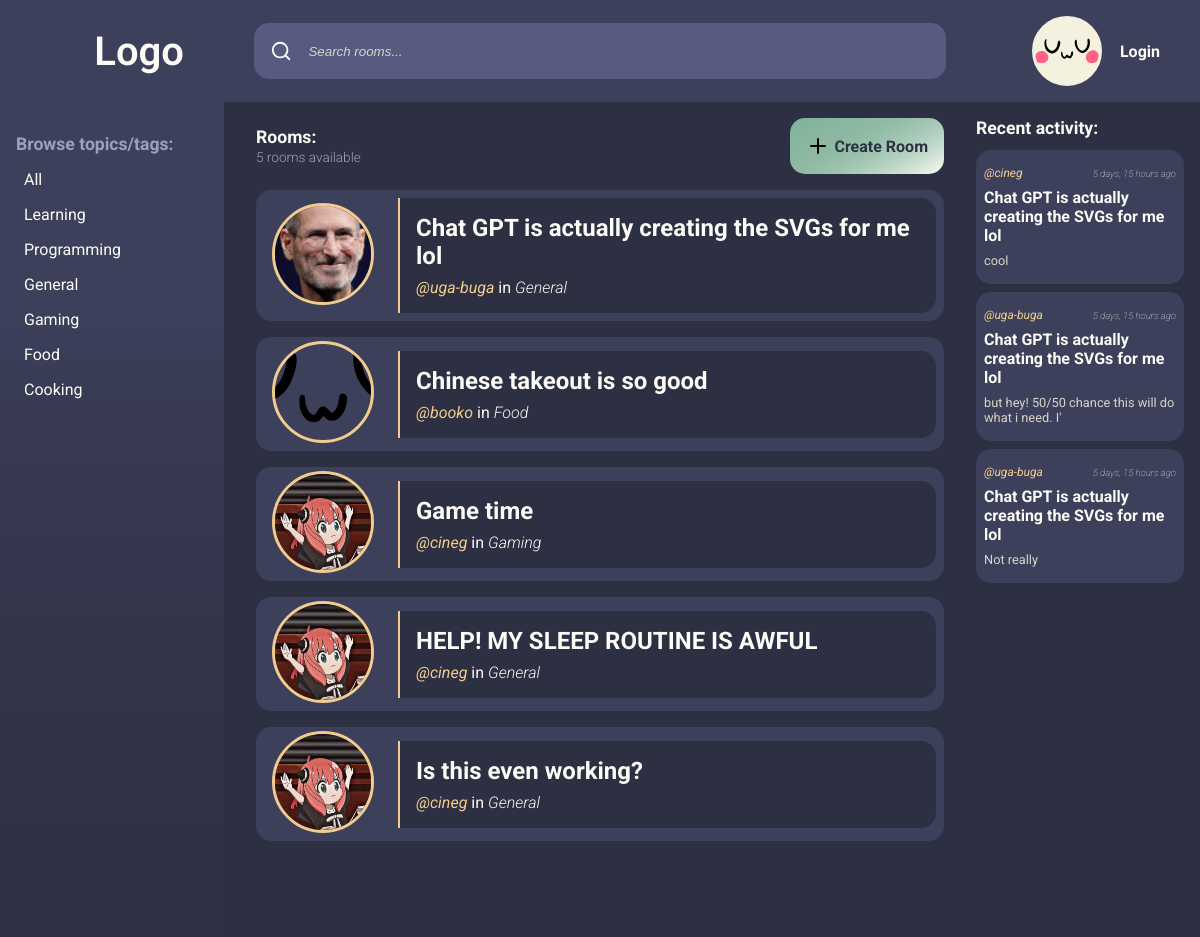
The page / on the database its author committed.
### base/models.py (models this page shows, shortened)
class Topic(models.Model):
    name = models.CharField(max_length=200)

class Room(models.Model):
    host = models.ForeignKey(User, on_delete=models.SET_NULL, null=True)
    topic = models.ForeignKey(Topic, on_delete=models.SET_NULL, null=True)
    name = models.CharField(max_length=200)
    description = models.TextField(null=True, blank=True)
    participants = models.ManyToManyField(User, related_name="participants", blank=True)
    updated = models.DateTimeField(auto_now=True)
    created = models.DateTimeField(auto_now_add=True)
    class Meta:
        ordering: list[str] = ["-updated", "-created"]

class Message(models.Model):
    user = models.ForeignKey(User, on_delete=models.CASCADE)
    room = models.ForeignKey(Room, on_delete=models.CASCADE)
    body = models.TextField()
    updated = models.DateTimeField(auto_now=True)
    created = models.DateTimeField(auto_now_add=True)
    class Meta:
        ordering: list[str] = ["-updated", "-created"]
    def __str__(self) -> str:
        return self.body[0:50]

### base/views.py (the view)
# urls.py: path("", views.home, name="home"),
def home(request: HttpRequest) -> HttpResponse:
    q: str | None = request.GET.get("q")
    if q == None:
        q = ""
    rooms = Room.objects.filter(
        Q(topic__name__icontains=q) | Q(name__icontains=q) | Q(description__icontains=q)
    )
    topics = Topic.objects.all()
    rooms_count: int = rooms.count()
    room_messages = Message.objects.filter(Q(room__topic__name__icontains=q))[0:3]
    if request.user.is_authenticated:
        logged_user_data = UserData.objects.get(user=request.user)
    else:
        logged_user_data = ""
    user_data_q = UserData.objects.filter(Q(user__room__topic__name__icontains=q))
    user_data: dict = {}
    for user in user_data_q:
        if user in user_data:
            continue
        user_data[user.user.username] = {
            "description": user.description,
            "avatar": user.avatar,
        }
    context: dict = {
        "rooms": rooms,
        "topics": topics,
        "rooms_count": rooms_count,
        "room_messages": room_messages,
        "user_data": user_data,
        "logged_user_data": logged_user_data,
    }
    return render(request, "base/home.html", context)

### base/template_tags/custom_tags.py (called while the page is built)
@register.filter
def get_item(dictionary, key):
    return dictionary[key]

### base/templates/base/home.html
{% extends "main.html" %}
{% block content %}
    <main class="home">
        {% include "base/topics_component.html" %}
        <section class="chatrooms">
            <div class="room-header">
                <div class="room-count">
                    <h3>Rooms:</h3>
                    <p>{{ rooms_count }} rooms available</p>
                </div>
                <a href="{% url 'create-room' %}" class="btn">
                    <svg xmlns="http://www.w3.org/2000/svg"
                         width="24"
                         height="24"
                         viewBox="0 0 24 24"
                         fill="none"
                         stroke="#000000"
                         stroke-width="2"
                         stroke-linecap="round"
                         stroke-linejoin="round">
                        <line x1="12" y1="5" x2="12" y2="19" />
                        <line x1="5" y1="12" x2="19" y2="12" />
                    </svg>
                    <span>Create Room</span>
                </a>
            </div>
            {% include "base/feed_component.html" %}
        </section>
        {% include "base/activity_component.html" %}
    </main>
{% endblock content %}

### base/templates/base/topics_component.html
<nav class="topics">
    <h3>Browse topics/tags:</h3>
    <div class="topic">
        <a href={% url "home" %}>All</a>
    </div>
    {% for topic in topics %}
        <div class="topic">
            <a href={% url "home" %}?q={{ topic.name }}> {{ topic.name }} </a>
        </div>
    {% endfor %}
</nav>

### base/templates/base/feed_component.html (shortened to what this page needs)
{% load static %}
{% load custom_tags %}
<article class="rooms-container">
    {% for room in rooms %}
        <div class="room-wrap">
            <div class="avatar">
                <a href="{% url "user-profile" room.host.username %}">
                    {% if user_data|get_item:room.host.username|get_item:"avatar" == "" %}
                        <img src="{% static "images/default_head.svg" %}" class="img img-medium" />
                    {% else %}
                        <img src="{% static "images/" %}{{ user_data|get_item:room.host.username|get_item:"avatar" }}" class="img img-medium" />
                    {% endif %}
                </a>
            </div>
            <div class="room">
                <a href="{% url 'room' room.id %}" class="room-name">{{ room.name }}</a>
                <div class="room-details">
                    <div>
                        <a href="{% url "user-profile" room.host.username %}"
                           class="user-handle">@{{ room.host.username }}</a>
                        <p>
                            in <span class="room-topic">{{ room.topic.name }}</span>
                        </p>
                    </div>
                </div>
            </div>
        </div>
    {% endfor %}
</article>

### base/templates/base/activity_component.html (shortened to what this page needs)
<section class="feed">
<h3>Recent activity:</h3>
{% for message in room_messages %}
    <article class="activity-container">
        <div class="activity-message-data">
            <a href="{% url "user-profile" message.user %}" class="user-handle">@{{ message.user }}</a>
            <p class="time-ago">{{ message.updated|timesince }} ago</p>
        </div>
        <div class="activity-message-feed">
            <a href="{% url "room" message.room.id %}"
               class="room-name room-name-activity">{{ message.room.name }}</a>
            <p class="room-message">{{ message }}</p>
        </div>
    </article>
{% endfor %}
</section>

### static/styles/style.css (style rules this page uses)
:root { --color-main-light: #fcfbf6; --color-main: #f4f1de; --color-main-dark: #d7d5c8; --color-bg-medium: #3d405b; --color-bg-light: #575b80; --color-bg-text: #9ea0bb; --color-bg-dark: #2d2f42; --color-success: #81b29a; --color-error: #e07a5f; --color-accent: #f2cc8f; --border-radius: 15px; }
a, button, p { all: unset; }
.btn, a { transition: 0.2s ease-in-out; justify-content: center; }
h3 { font-size: 1.1rem; font-weight: 700; padding: 0; margin: 0; margin-bottom: 0.5rem; }
body { font-family: "Roboto", sans-serif; margin: 0; background-color: var(--color-bg-dark); color: var(--color-main-light); font-size: 12pt; height: 100vh; }
main { display: grid; grid-template-columns: 1fr 3fr 1fr; }
nav { padding: 2rem 1rem; background: linear-gradient(180deg, #3d405b, 0%, #3d405b, 50%, #2d2f42); height: 100%; border-bottom-left-radius: var(--border-radius); border-bottom-right-radius: var(--border-radius); margin-right: 1rem; }
nav h3 { color: var(--color-bg-text); }
nav .topic { padding: 0.5rem; }
section, aside { padding: 1rem; display: flex; flex-direction: column; }
.btn, a.btn { color: var(--color-bg-dark); padding: 1rem; font-weight: 700; background: linear-gradient( 150deg, var(--color-success), 75%, var(--color-main-light) ); border-radius: var(--border-radius); display: flex; flex-direction: row; align-items: center; }
a.btn svg { margin-right: 0.25rem; }
.room-header { display: flex; justify-content: space-between; align-items: center; }
.room-header h3 { margin-bottom: 0; }
.room-header p { font-weight: 300; font-size: 0.85rem; color: var(--color-bg-text); }
.room-wrap { display: flex; flex-direction: row; background-color: var(--color-bg-medium); border-radius: var(--border-radius); align-items: center; margin: 1rem 0; }
.room-wrap .avatar { width: 8rem; display: flex; align-items: center; justify-content: center; margin: 0.25rem 1rem; }
.room { margin: 0.5rem; background-color: var(--color-bg-dark); border-left: 2px solid var(--color-accent); border-top-right-radius: var(--border-radius); border-bottom-right-radius: var(--border-radius); padding: 0.5rem 1rem; display: flex; flex-direction: column; width: -webkit-fill-available; }
.room-name { padding: 0.5rem 0; font-weight: 700; font-size: 1.5rem; }
.room-details { display: grid; grid-template-columns: 1fr 1fr; align-items: center; padding-bottom: 0.5rem; }
.user-handle { font-style: italic; color: var(--color-accent); padding: 0.5rem 0; }
.room-topic { font-weight: 300; font-style: italic; }
.activity-container { margin: 0.25rem 0; border-radius: var(--border-radius); background-color: var(--color-bg-medium); padding: 0.5rem; }
.activity-message-data { font-size: 0.75rem; display: flex; flex-direction: row; justify-content: space-between; align-items: center; }
.time-ago { font-weight: 100; font-size: 0.6rem; font-style: italic; }
.activity-message-feed { display: flex; flex-direction: column; }
.room-name-activity { font-size: 1rem; padding-top: 0; }
.room-message { font-size: 0.8rem; margin-bottom: 0.5rem; color: var(--color-main-dark); }
.img { width: 10rem; height: 10rem; border-radius: 50%; border: 3px solid var(--color-accent); object-fit: cover; }
.img-medium { width: 6rem; height: 6rem; }

### rows shown on the page
Topic: name "Learning"
Topic: name "Programming"
Topic: name "General"
Topic: name "Gaming"
Topic: name "Food"
Topic: name "Cooking"
Room: host.username (picture), name "Chat GPT is actually creating the SVGs for me lol", host.username "uga-buga", topic.name "General"
Room: name "Chinese takeout is so good", host.username "booko", topic.name "Food"
Room: host.username (picture), name "Game time", host.username "cineg", topic.name "Gaming"
Room: host.username (picture), name "HELP! MY SLEEP ROUTINE IS AWFUL", host.username "cineg", topic.name "General"
Room: host.username (picture), name "Is this even working?", host.username "cineg", topic.name "General"
Message: user "cineg", updated "5 days, 15 hours", room.name "Chat GPT is actually creating the SVGs for me lol", body "cool"
Message: user "uga-buga", updated "5 days, 15 hours", room.name "Chat GPT is actually creating the SVGs for me lol", body "but hey! 50/50 chance this will do what i need. I'"
Message: user "uga-buga", updated "5 days, 15 hours", room.name "Chat GPT is actually creating the SVGs for me lol", body "Not really"

### other values the page prints
{{ rooms_count }} "5"
